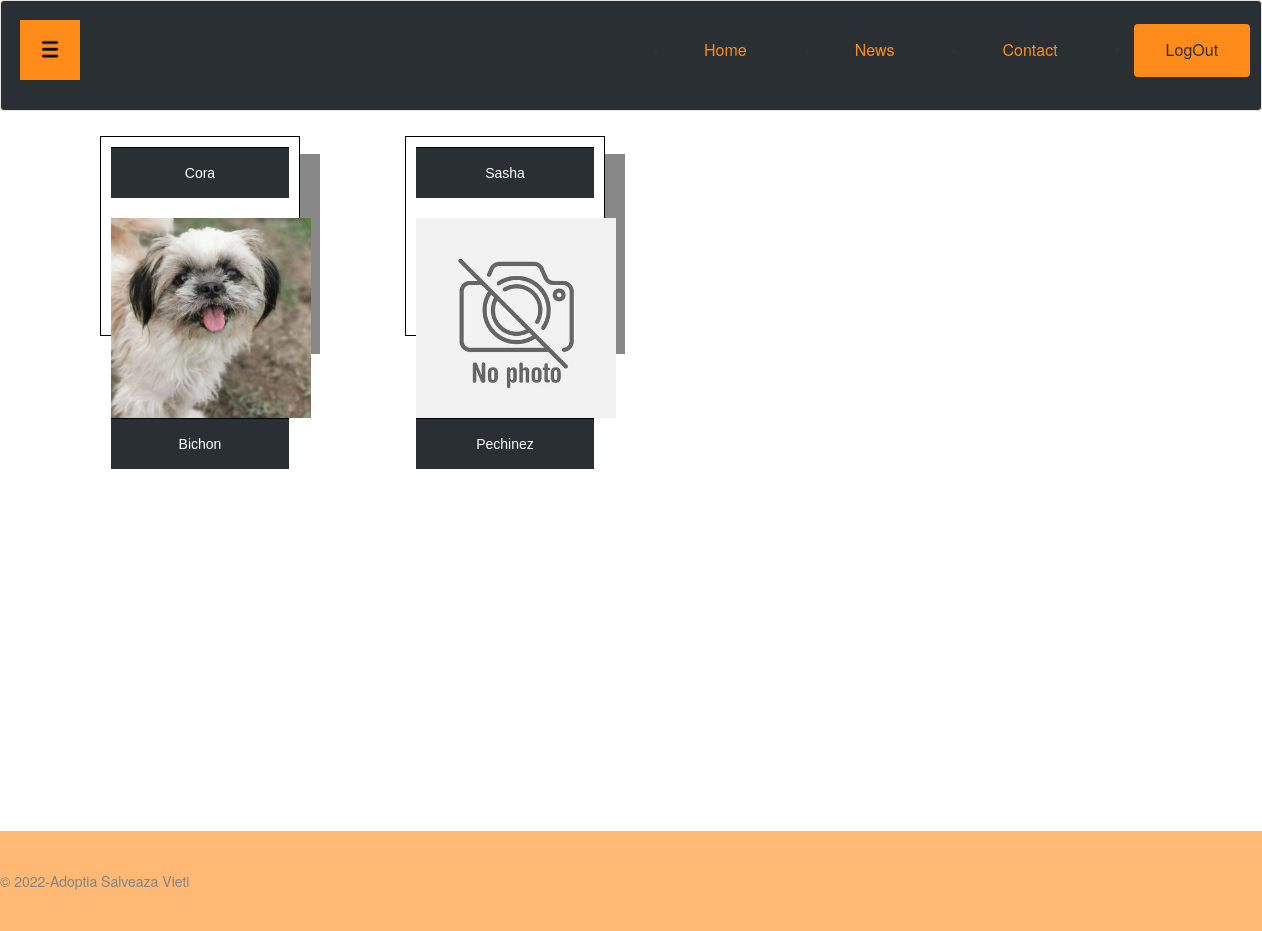
The page /php/vizualizareAnimale.php (signed in) on the database as committed earlier.
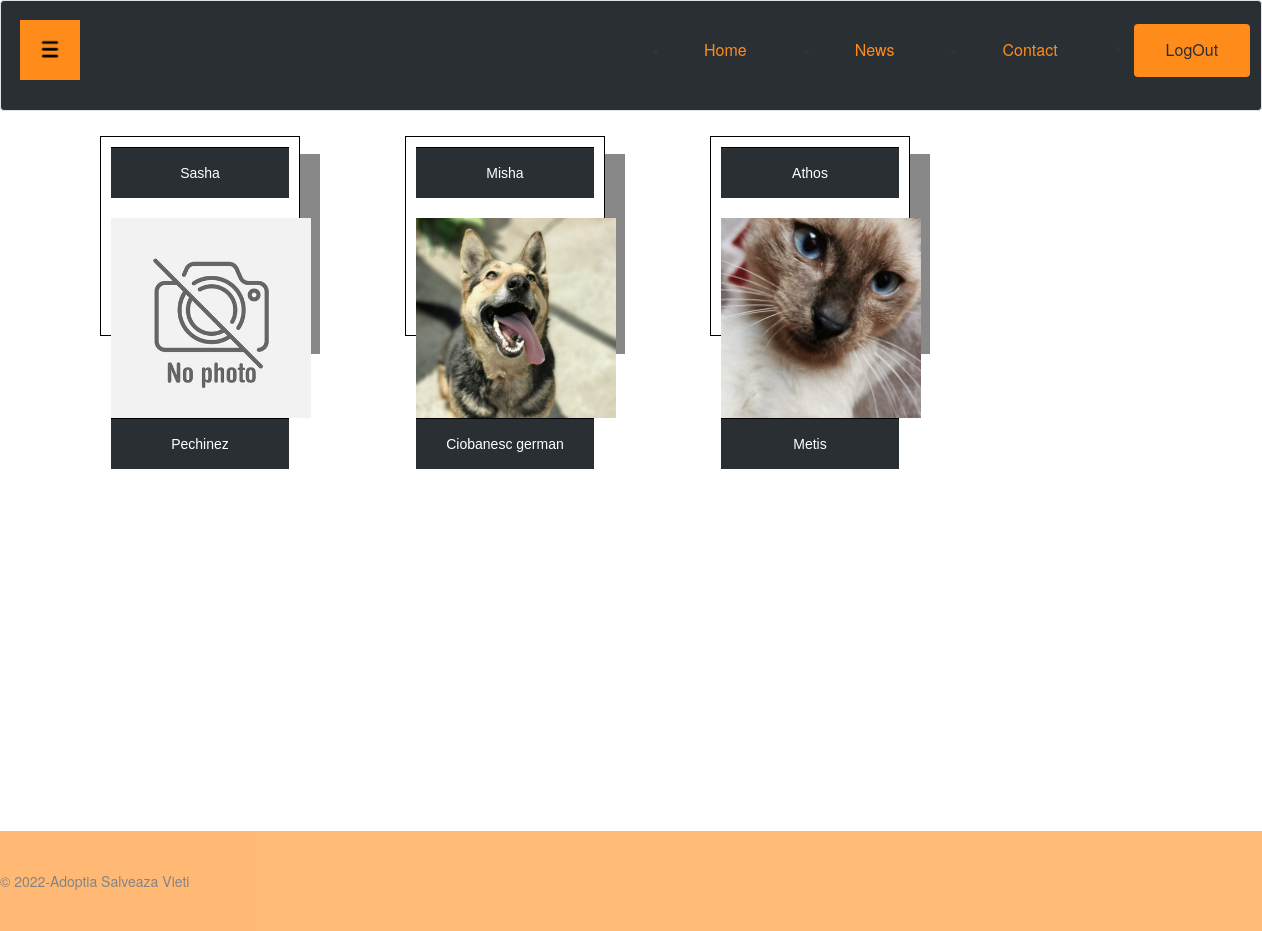
The same page on the database as committed later.
### tables this page shows
CREATE TABLE `animale` (
  `id_animal` varchar(255) NOT NULL,
  `nume` varchar(255) NOT NULL,
  `tip_animal` varchar(255) NOT NULL,
  `rasa` varchar(255) NOT NULL,
  `gen` varchar(255) NOT NULL,
  `varsta` varchar(255) NOT NULL,
  `mediu_viata` varchar(255) NOT NULL,
  `acomodabil` varchar(255) NOT NULL,
  `descriere` text NOT NULL,
  `adoptat` varchar(255) NOT NULL,
  `imagine_ref` varchar(255) NOT NULL
);

### php/vizualizareAnimale.php (the view, shortened to what this page needs)
<?php
if(!isset($_SESSION['id_administrator'])) {
    if(!isset($_SESSION['id_utilizator']))
        header("location: ../index.php");
    include("../include/inHeaderUser.php");
    $session_id = $_SESSION["id_utilizator"];
    $author = "user";
}
else{
    include("../include/inHeaderAdmin.php");
}
echo "<link rel='stylesheet' type='text/css' href='../css/admin.css'>";
global $conn;
if(isset($_SESSION['id_administrator'])){
    $check_animale = $conn->prepare("select * from animale where adoptat='nu'");
    $check_animale->execute();
    echo "<div class=content>";
    while($animal = $check_animale->fetch())
    {
        echo "<div class='gallery'>
                        <a href='vizualizareAnimal.php?id_animal=" . $animal["id_animal"] . "'>
                        <div class='desc'> " . $animal["nume"] . " </div><br>
                            <img src='" . $animal["imagine_ref"] . "' style='width=100%;'><br>
                        <div class='desc'> " . $animal["rasa"] . " </div></div></a>";
    }
    echo "</div>";
}
include("../include/footer.php");
?>

### include/inHeaderAdmin.php (shortened to what this page needs)
<!DOCTYPE html>
<html lang="ro">
<link rel="stylesheet" type="text/css" href="https://maxcdn.bootstrapcdn.com/bootstrap/3.3.7/css/bootstrap.min.css">
<link rel="stylesheet" type="text/css" href="../css/admin.css">
<body class="logged">
<div class="row">
    <div class="col-sm-12">
        <div class="well">
            <nav>
                <ul>
                    <li class="menu"><a href="../php/mainAdmin.php"><img style="width: 30px;" alt="Meniu" src="../imagini/menu.png"/></a>
                    </li>
                </ul>
            </nav>
            <ul>
                <li><a href="#home" class="btn2">Home</a></li>   </ul>
            <ul> <li><a href="#news" class="btn2">News</a></li>   </ul>
            <ul> <li><a href="#contact" class="btn2">Contact</a></li>   </ul>
            <ul > <li><a href="/Adoptia-Salveaza-Vieti/php/logout.php" class="btn">LogOut</a></li>
            </ul>
        </div>
    </div>
</div>

### include/footer.php
<footer class="foot">
    <div class="footer">
        &copy; 2022-Adoptia Salveaza Vieti
    </div>
</footer>

### css/admin.css (style rules this page uses)
* { box-sizing: border-box; }
html,body { height: 100%; margin: 0; }
body { background-color:white; }
body.logged { overflow-x: hidden; -webkit-background-size: cover; -moz-background-size: cover; -o-background-size: cover; background-size: cover; }
div.gallery { margin: 5px; float: left; height: 200px; width: 200px; padding: 10px; box-shadow: 20px 18px #888888; }
div.gallery img { width: 200px; height: 200px; align-items: center; }
div.desc { padding: 15px; text-align: center; border-top: 1px solid black; background-color: #292F33 ; color: white; font-family: "Raleway", sans-serif; }
footer.foot { width: 100%; display: flex; flex-direction: column; height: 100px; background-color:#ff8c1a ; opacity: 60%; margin-bottom: -100px; }
div.footer { width: 30%; margin-top: auto; padding: 40px 0; }
.well { background-color: #292F33; display: flex; }
.menu { position: relative; background-color: #ff8c1a; }
nav a { color: #1f2833; display: block; padding: 15px 15px; text-decoration: none; font-size: max(15px, 1vw); }
nav ul, nav ul li { list-style: none; padding: 0; margin: 0; }
nav > ul { background: #262626; text-align: center; }
nav > ul > li { display: inline-block; border-left: 1px solid #000; }
nav > ul > li:first-child { border-left: none; }
.content { min-height: 100%; margin-bottom: -100px; }
.btn { background-color:#ff8c1a; border: none; color: #292F33; padding: 15px 32px; text-align: center; text-decoration: none; display: inline-block; margin: 4px 2px; cursor: pointer; font-size: 16px; }
.btn2 { background-color: #292F33; border: none; color: #ff8c1a; padding: 15px 32px; text-align: center; text-decoration: none; display: inline-block; margin: 4px 2px; cursor: pointer; font-size: 16px; }
div.gallery { margin: 5px; border: 1px solid black; margin-left: 100px; width: 200px; position: center; }
div.gallery img { object-fit: cover; }
div.desc { padding: 15px; text-align: center; }

Rows that differ between the two databases and show on the page:
no longer on this page (row edited): animale: nume "Cora", imagine_ref (picture), rasa "Bichon"
added animale: nume "Misha", imagine_ref (picture), rasa "Ciobanesc german"
added animale: nume "Athos", imagine_ref (picture), rasa "Metis"
